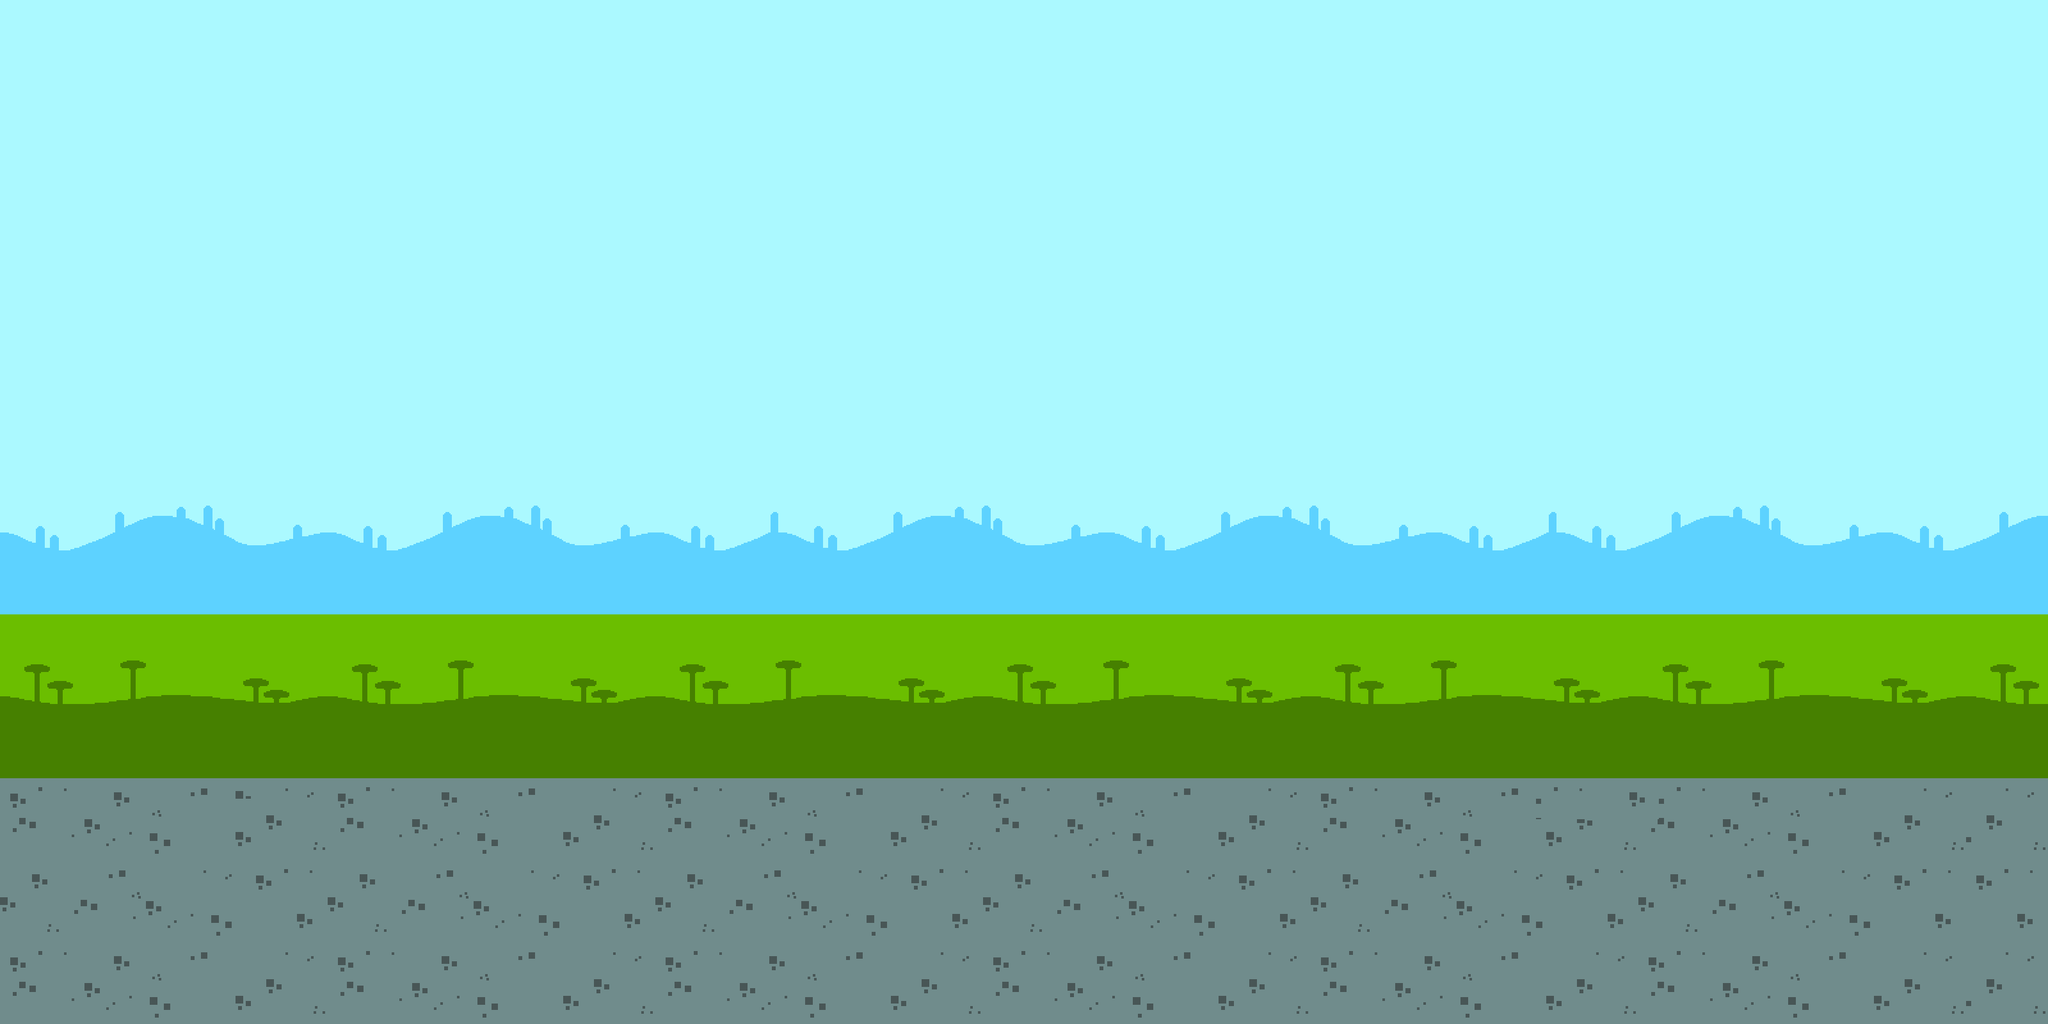

A level layout from a 2D game, rendered from its tile map. Below: a short description, then the map file with tile-grid data replaced by summaries:
An orthogonal 100x50 tile map with 32x32 px tiles, 3 tile layers (background-layer, wall-layer, wall-foreground), 1 hidden layer not drawn and 5 objects.

<map version="1.2" tiledversion="1.2.3" orientation="orthogonal" renderorder="right-down" width="100" height="50" tilewidth="32" tileheight="32" infinite="0" backgroundcolor="#2270b5" nextlayerid="9" nextobjectid="284">
 <tileset firstgid="1" name="kenney_16x16" tilewidth="32" tileheight="32" tilecount="6912" columns="64">
  <image source="kenney_16x16.png" width="2048" height="3456" />
  <tile id="717">
   <objectgroup />
  </tile>
 </tileset>
 <layer id="1" name="background-layer" width="100" height="50">
  <data>[5000 cells, 5000 non-empty, 384 distinct tile ids]</data>
 </layer>
 <layer id="2" name="wall-layer" width="100" height="50">
  <data>[5000 cells, 0 non-empty, 0 distinct tile ids]</data>
 </layer>
 <layer id="8" name="wall-foreground" width="100" height="50">
  <data>[5000 cells, 0 non-empty, 0 distinct tile ids]</data>
 </layer>
 <layer id="3" name="bounce-items-layer" width="100" height="50" visible="0">
  <data>[5000 cells, 16 non-empty, 1 distinct tile ids]</data>
 </layer>
 <objectgroup id="4" name="polygon-layer" />
 <objectgroup id="5" name="world-wall-rectangles" visible="0">
  <object id="1" x="-1.33333" y="0" width="33.3333" height="1597.33" />
  <object id="2" x="0" y="0" width="3202.67" height="33.3333" />
  <object id="3" x="3168" y="0" width="30.6667" height="1601.33" />
  <object id="140" x="1" y="1566" width="956" height="33" />
  <object id="141" x="1024" y="1570" width="2177" height="32" />
 </objectgroup>
 <objectgroup id="6" name="ground-rectangles" />
 <objectgroup id="7" name="bounce-rectangles" visible="0" />
</map>
